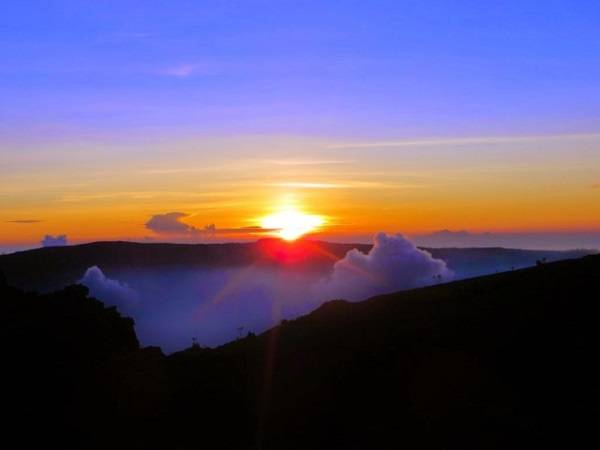
%> input picture mount.jpg, 600 x 450 px
$ octave histogramimg_fikri.m   (GNU Octave 9; MATLAB toolbox functions it lacks are replaced by stand-ins)
%> lines starting %> are read from the running program, lines starting %| are printed output that depends on the picture
clc;clear;close all;

%Histogram Image
%Fikri Alfadani (NIM 20552021026)

Img = imread('mount.jpg');
%> Img is the input picture: size 450x600x3 uint8; mean R, G, B 96.4, 85.2, 113.9

R = Img(:,:,1);
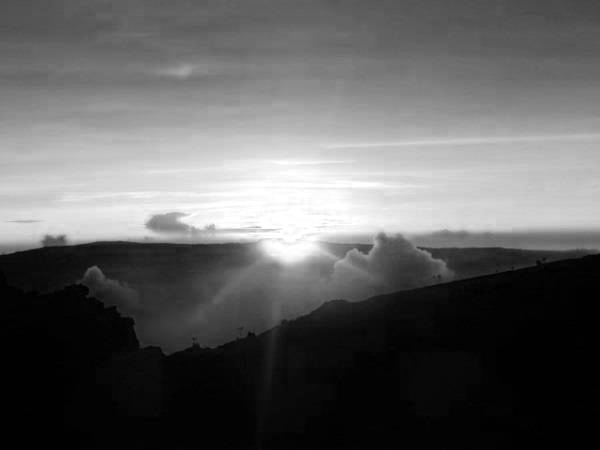
%> R: size 450x600 uint8; min 0, max 255, mean 96.4
G = Img(:,:,2);
B = Img(:,:,3);
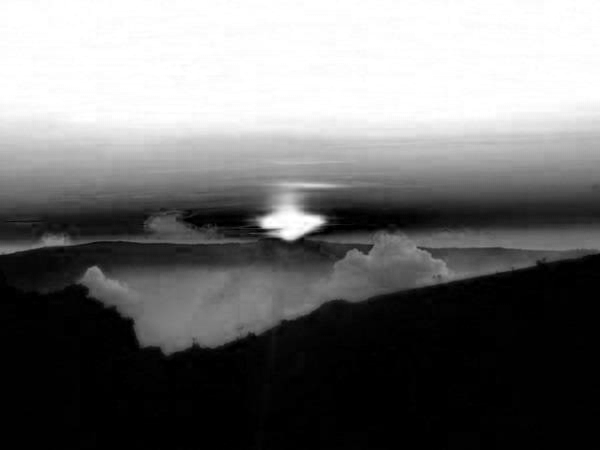
%> B: size 450x600 uint8; min 0, max 255, mean 113.9

Red    = cat(3,R,G*0,B*0);
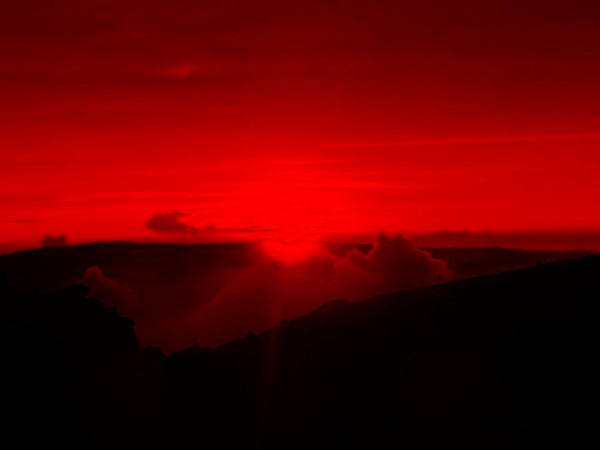
%> Red: size 450x600x3 uint8; mean R, G, B 96.4, 0, 0
Green  = cat(3,R*0,G,B*0);
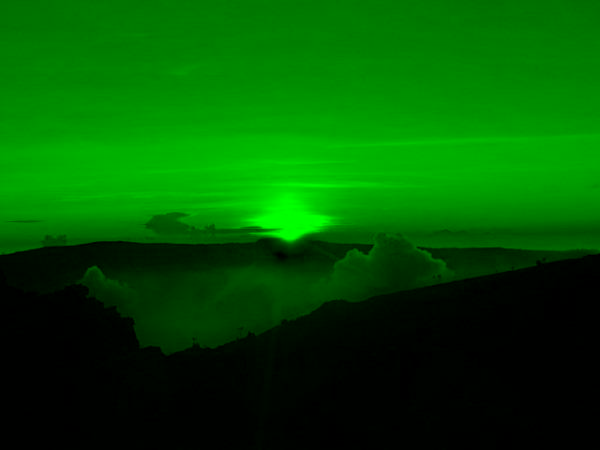
%> Green: size 450x600x3 uint8; mean R, G, B 0, 85.2, 0
Blue   = cat(3,R*0,G*0,B);
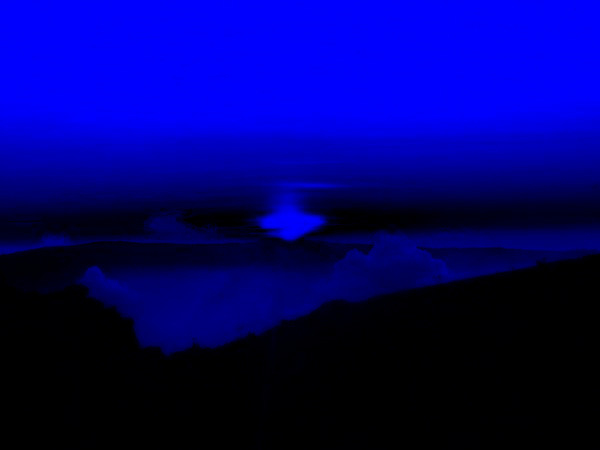
%> Blue: size 450x600x3 uint8; mean R, G, B 0, 0, 113.9

Gray = rgb2gray(Img);
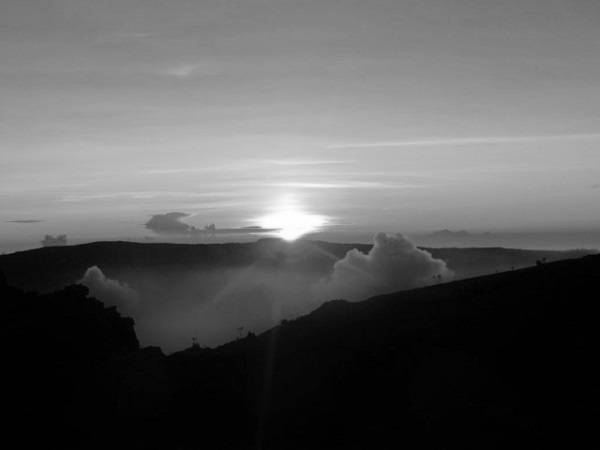
%> Gray: size 450x600 uint8; min 0, max 255, mean 91.8

rmap      = zeros(256,3);
rmap(:,1) = 0:255;
rmap      = rmap/255;

gmap      = zeros(256,3);
gmap(:,2) = 0:255;
gmap      = gmap/255;

bmap      = zeros(256,3);
bmap(:,3) = 0:255;
bmap      = bmap/255;

figure,
imshow(Img);

figure,
histogram(R(:),256,'FaceColor','r','EdgeColor','r')
hold on
histogram(G(:),256,'FaceColor','g','EdgeColor','g')
histogram(B(:),256,'FaceColor','b','EdgeColor','b')
set(gca,'XLim',[0 255])
set(gca,'YLim',[0 10000])
%> figure, not shown here; tallest bar 26232 high, from x = 2.99 to 3.98; tallest bar 27571 high, from x = 0.996 to 1.99; tallest bar 31823 high, from x = 0 to 0.996
hold off

figure,
imshow(Red), colormap(rmap), colorbar

figure,
histogram(R(:),256,'FaceColor','r','EdgeColor','r')
set(gca,'XLim',[0 255])
set(gca,'YLim',[0 10000])
grid on
%> figure, not shown here; tallest bar 26232 high, from x = 2.99 to 3.98

figure,
imshow(Green), colormap(gmap), colorbar

figure,
histogram(G(:),256,'FaceColor','g','EdgeColor','g')
set(gca,'XLim',[0 255])
set(gca,'YLim',[0 10000])
grid on
%> figure, not shown here; tallest bar 27571 high, from x = 0.996 to 1.99

figure,
imshow(Blue), colormap(bmap), colorbar

figure,
histogram(B(:),256,'FaceColor','b','EdgeColor','b')
set(gca,'XLim',[0 255])
set(gca,'YLim',[0 10000])
grid on
%> figure, not shown here; tallest bar 31823 high, from x = 0 to 0.996

figure,
imshow(Gray), colormap(bmap), colorbar

figure,
histogram(Gray(:),256,'FaceColor',[.5 .5 .5],'EdgeColor',[.5 .5 .5])
set(gca,'XLim',[0 255])
set(gca,'YLim',[0 10000])
grid on
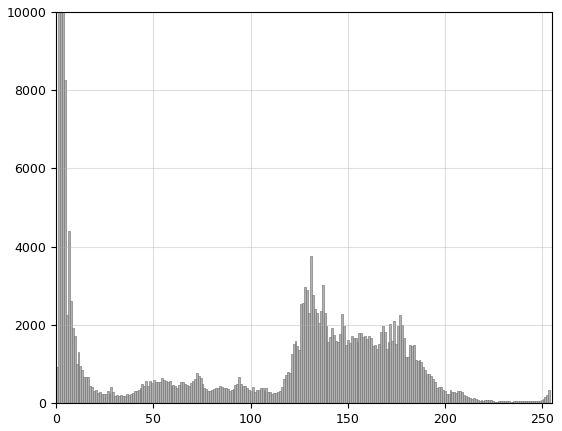
%> figure redrawn from the program's plot data; tallest bar 28504 high, from x = 1.99 to 2.99
